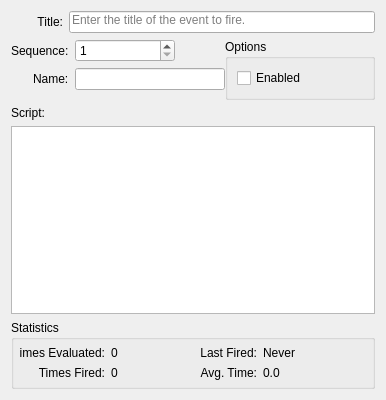
<?xml version="1.0" encoding="UTF-8"?>
<ui version="4.0">
 <class>EditEvent</class>
 <widget class="QWidget" name="EditEvent">
  <property name="geometry">
   <rect>
    <x>0</x>
    <y>0</y>
    <width>386</width>
    <height>400</height>
   </rect>
  </property>
  <property name="windowTitle">
   <string>Form</string>
  </property>
  <layout class="QVBoxLayout" name="verticalLayout">
   <item>
    <layout class="QFormLayout" name="topForm">
     <property name="fieldGrowthPolicy">
      <enum>QFormLayout::AllNonFixedFieldsGrow</enum>
     </property>
     <property name="labelAlignment">
      <set>Qt::AlignRight|Qt::AlignTrailing|Qt::AlignVCenter</set>
     </property>
     <item row="0" column="0">
      <widget class="QLabel" name="labelTitle">
       <property name="sizePolicy">
        <sizepolicy hsizetype="Fixed" vsizetype="Preferred">
         <horstretch>0</horstretch>
         <verstretch>0</verstretch>
        </sizepolicy>
       </property>
       <property name="minimumSize">
        <size>
         <width>52</width>
         <height>0</height>
        </size>
       </property>
       <property name="text">
        <string>Title:</string>
       </property>
       <property name="alignment">
        <set>Qt::AlignRight|Qt::AlignTrailing|Qt::AlignVCenter</set>
       </property>
      </widget>
     </item>
     <item row="0" column="1">
      <widget class="QLineEdit" name="title">
       <property name="alignment">
        <set>Qt::AlignLeading|Qt::AlignLeft|Qt::AlignTop</set>
       </property>
       <property name="placeholderText">
        <string>Enter the title of the event to fire.</string>
       </property>
      </widget>
     </item>
    </layout>
   </item>
   <item>
    <layout class="QHBoxLayout" name="horizontal" stretch="1,0">
     <item>
      <layout class="QFormLayout" name="leftForm">
       <property name="fieldGrowthPolicy">
        <enum>QFormLayout::ExpandingFieldsGrow</enum>
       </property>
       <property name="labelAlignment">
        <set>Qt::AlignRight|Qt::AlignTrailing|Qt::AlignVCenter</set>
       </property>
       <item row="0" column="0">
        <widget class="QLabel" name="labelSequence">
         <property name="sizePolicy">
          <sizepolicy hsizetype="Fixed" vsizetype="Preferred">
           <horstretch>0</horstretch>
           <verstretch>0</verstretch>
          </sizepolicy>
         </property>
         <property name="minimumSize">
          <size>
           <width>52</width>
           <height>0</height>
          </size>
         </property>
         <property name="text">
          <string>Sequence:</string>
         </property>
        </widget>
       </item>
       <item row="0" column="1">
        <widget class="QSpinBox" name="sequence">
         <property name="sizePolicy">
          <sizepolicy hsizetype="Fixed" vsizetype="Fixed">
           <horstretch>0</horstretch>
           <verstretch>0</verstretch>
          </sizepolicy>
         </property>
         <property name="minimumSize">
          <size>
           <width>100</width>
           <height>0</height>
          </size>
         </property>
         <property name="minimum">
          <number>1</number>
         </property>
         <property name="maximum">
          <number>100000</number>
         </property>
         <property name="singleStep">
          <number>100</number>
         </property>
        </widget>
       </item>
       <item row="1" column="0">
        <widget class="QLabel" name="labelName">
         <property name="text">
          <string>Name:</string>
         </property>
        </widget>
       </item>
       <item row="1" column="1">
        <widget class="QLineEdit" name="name">
         <property name="sizePolicy">
          <sizepolicy hsizetype="Expanding" vsizetype="Fixed">
           <horstretch>0</horstretch>
           <verstretch>0</verstretch>
          </sizepolicy>
         </property>
         <property name="minimumSize">
          <size>
           <width>150</width>
           <height>0</height>
          </size>
         </property>
        </widget>
       </item>
      </layout>
     </item>
     <item>
      <widget class="QGroupBox" name="groupOptions">
       <property name="sizePolicy">
        <sizepolicy hsizetype="Fixed" vsizetype="Preferred">
         <horstretch>0</horstretch>
         <verstretch>0</verstretch>
        </sizepolicy>
       </property>
       <property name="minimumSize">
        <size>
         <width>150</width>
         <height>0</height>
        </size>
       </property>
       <property name="title">
        <string>Options</string>
       </property>
       <layout class="QVBoxLayout" name="verticalLayout_3">
        <item>
         <widget class="QCheckBox" name="enabled">
          <property name="text">
           <string>Enabled</string>
          </property>
         </widget>
        </item>
       </layout>
      </widget>
     </item>
    </layout>
   </item>
   <item>
    <widget class="QLabel" name="labelScript">
     <property name="text">
      <string>Script:</string>
     </property>
    </widget>
   </item>
   <item>
    <widget class="CodeEditor" name="script"/>
   </item>
   <item>
    <widget class="QGroupBox" name="groupStats">
     <property name="sizePolicy">
      <sizepolicy hsizetype="Expanding" vsizetype="Preferred">
       <horstretch>0</horstretch>
       <verstretch>0</verstretch>
      </sizepolicy>
     </property>
     <property name="title">
      <string>Statistics</string>
     </property>
     <layout class="QGridLayout" name="gridLayout">
      <property name="leftMargin">
       <number>6</number>
      </property>
      <property name="topMargin">
       <number>6</number>
      </property>
      <property name="rightMargin">
       <number>6</number>
      </property>
      <property name="bottomMargin">
       <number>6</number>
      </property>
      <item row="1" column="3">
       <widget class="QLabel" name="avgTime">
        <property name="text">
         <string>0.0</string>
        </property>
       </widget>
      </item>
      <item row="0" column="1">
       <widget class="QLabel" name="timesEvaluated">
        <property name="maximumSize">
         <size>
          <width>75</width>
          <height>16777215</height>
         </size>
        </property>
        <property name="text">
         <string>0</string>
        </property>
       </widget>
      </item>
      <item row="0" column="2">
       <widget class="QLabel" name="labelLastFired">
        <property name="maximumSize">
         <size>
          <width>65</width>
          <height>16777215</height>
         </size>
        </property>
        <property name="text">
         <string>Last Fired:</string>
        </property>
        <property name="alignment">
         <set>Qt::AlignRight|Qt::AlignTrailing|Qt::AlignVCenter</set>
        </property>
       </widget>
      </item>
      <item row="0" column="0">
       <widget class="QLabel" name="labelTimesEvaluated">
        <property name="maximumSize">
         <size>
          <width>85</width>
          <height>16777215</height>
         </size>
        </property>
        <property name="text">
         <string>Times Evaluated:</string>
        </property>
        <property name="alignment">
         <set>Qt::AlignRight|Qt::AlignTrailing|Qt::AlignVCenter</set>
        </property>
       </widget>
      </item>
      <item row="0" column="3">
       <widget class="QLabel" name="lastFired">
        <property name="text">
         <string>Never</string>
        </property>
       </widget>
      </item>
      <item row="1" column="2">
       <widget class="QLabel" name="labelAvgTime">
        <property name="maximumSize">
         <size>
          <width>65</width>
          <height>16777215</height>
         </size>
        </property>
        <property name="text">
         <string>Avg. Time:</string>
        </property>
        <property name="alignment">
         <set>Qt::AlignRight|Qt::AlignTrailing|Qt::AlignVCenter</set>
        </property>
       </widget>
      </item>
      <item row="1" column="1">
       <widget class="QLabel" name="timesFired">
        <property name="maximumSize">
         <size>
          <width>75</width>
          <height>16777215</height>
         </size>
        </property>
        <property name="text">
         <string>0</string>
        </property>
       </widget>
      </item>
      <item row="1" column="0">
       <widget class="QLabel" name="labelTimesFired">
        <property name="maximumSize">
         <size>
          <width>85</width>
          <height>16777215</height>
         </size>
        </property>
        <property name="text">
         <string>Times Fired:</string>
        </property>
        <property name="alignment">
         <set>Qt::AlignRight|Qt::AlignTrailing|Qt::AlignVCenter</set>
        </property>
       </widget>
      </item>
     </layout>
    </widget>
   </item>
  </layout>
 </widget>
 <customwidgets>
  <customwidget>
   <class>CodeEditor</class>
   <extends>QPlainTextEdit</extends>
   <header>codeeditor.h</header>
  </customwidget>
 </customwidgets>
 <resources/>
 <connections/>
</ui>
